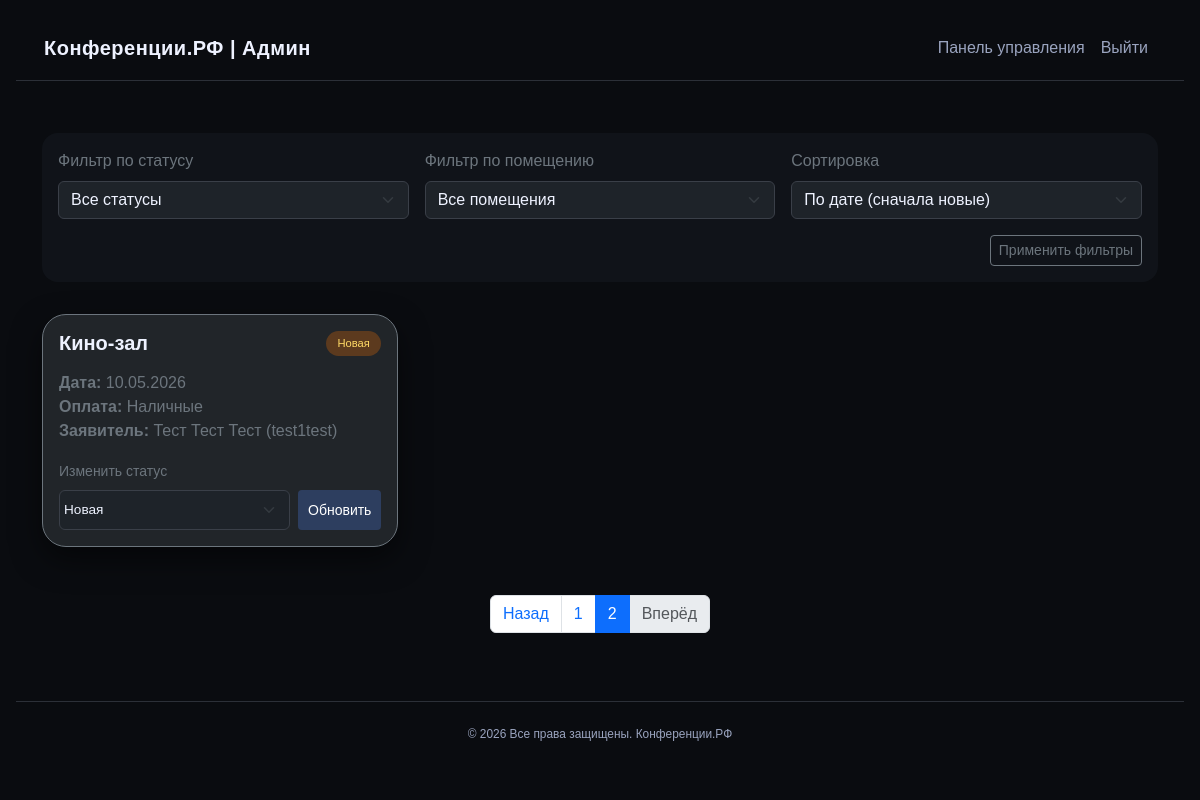
Screenshot of /admin.php?page=2 (signed in) with the database file from the repository.
### tables this page shows
CREATE TABLE `orders` (
  `id_order` int(11) NOT NULL,
  `user_id` int(11) NOT NULL,
  `room` varchar(100) NOT NULL,
  `date` date NOT NULL,
  `payment_type` varchar(50) NOT NULL,
  `status_id` int(11) NOT NULL DEFAULT 1
);

CREATE TABLE `status` (
  `id` int(11) NOT NULL,
  `name` varchar(50) NOT NULL
);

CREATE TABLE `users` (
  `user_id` int(11) NOT NULL,
  `login` varchar(50) NOT NULL,
  `password` varchar(255) NOT NULL,
  `full_name` varchar(100) NOT NULL,
  `phone` varchar(20) NOT NULL,
  `email` varchar(100) NOT NULL,
  `role_id` int(11) NOT NULL DEFAULT 1
);

### admin.php (the view, shortened to what this page needs)
<?php
require_once 'db.php';
$status_filter = isset($_GET['status']) ? $_GET['status'] : 'all';
$room_filter = isset($_GET['room']) ? $_GET['room'] : 'all';
$sort = isset($_GET['sort']) ? $_GET['sort'] : 'date_desc';
$page = isset($_GET['page']) ? (int) $_GET['page'] : 1;
$per_page = 6;
$offset = ($page - 1) * $per_page;
$where = [];
$where_sql = !empty($where) ? 'WHERE ' . implode(' AND ', $where) : '';
switch ($sort) {
	default:
		$order_sql = "ORDER BY o.date DESC";
}
$count_result = mysqli_query($link, "SELECT COUNT(*) as cnt FROM orders o $where_sql");
$total_rows = mysqli_fetch_assoc($count_result)['cnt'];
$total_pages = ceil($total_rows / $per_page);
$query = "SELECT o.*, s.name as status_name, u.full_name, u.login as user_login
          FROM orders o
          LEFT JOIN status s ON o.status_id = s.id
          LEFT JOIN users u ON o.user_id = u.user_id
          $where_sql
          $order_sql
          LIMIT $offset, $per_page";
$result = mysqli_query($link, $query);
?>
<!DOCTYPE html>
<html lang="ru">
<head>
	<link href="https://cdn.jsdelivr.net/npm/bootstrap@5.3.0/dist/css/bootstrap.min.css" rel="stylesheet">
	<link rel="stylesheet" href="style.css">
</head>
<body>
	<header class="navbar navbar-expand-md">
		<div class="container">
			<a class="navbar-brand text-light fw-bold" href="#">Конференции.РФ | Админ</a>
			<div class="collapse navbar-collapse" id="adminNavbar">
				<ul class="navbar-nav ms-auto">
					<li class="nav-item"><a class="nav-link active" href="admin.php">Панель управления</a></li>
					<li class="nav-item"><a class="nav-link" href="logout.php">Выйти</a></li>
				</ul>
			</div>
		</div>
	</header>
	<main class="container">
		<div class="filter-bar">
			<form method="GET" action="admin.php" id="filterForm">
				<div class="row g-3 align-items-end">
					<div class="col-md-4">
						<label for="statusFilter" class="form-label text-secondary">Фильтр по статусу</label>
						<select class="form-select" id="statusFilter" name="status" onchange="this.form.submit()">
							<option value="all" <?= $status_filter == 'all' ? 'selected' : '' ?>>Все статусы</option>
						</select>
					</div>
					<div class="col-md-4">
						<label for="roomFilter" class="form-label text-secondary">Фильтр по помещению</label>
						<select class="form-select" id="roomFilter" name="room" onchange="this.form.submit()">
							<option value="all" <?= $room_filter == 'all' ? 'selected' : '' ?>>Все помещения</option>
						</select>
					</div>
					<div class="col-md-4">
						<label for="sortOrder" class="form-label text-secondary">Сортировка</label>
						<select class="form-select" id="sortOrder" name="sort" onchange="this.form.submit()">
							<option value="date_desc" <?= $sort == 'date_desc' ? 'selected' : '' ?>>По дате (сначала новые)</option>
						</select>
					</div>
				</div>
				<div class="mt-3 text-end">
					<button type="submit" class="btn btn-outline-secondary btn-sm">Применить фильтры</button>
				</div>
			</form>
		</div>
		<div class="row g-4">
			<?php if (mysqli_num_rows($result) > 0): ?>
				<?php while ($row = mysqli_fetch_assoc($result)):
					$status_class = '';
					if ($row['status_id'] == 1)
						$status_class = 'status-new';
					elseif ($row['status_id'] == 2)
						$status_class = 'status-assigned';
					else
						$status_class = 'status-completed';
					$status_text = htmlspecialchars($row['status_name']);
					$room = htmlspecialchars($row['room']);
					$date = date('d.m.Y', strtotime($row['date']));
					$payment = htmlspecialchars($row['payment_type']);
					$applicant = htmlspecialchars($row['full_name'] . ' (' . $row['user_login'] . ')');
					?>
					<div class="col-md-6 col-lg-4">
						<div class="card admin-card bg-dark text-light border-secondary h-100">
							<div class="card-body">
								<div class="d-flex justify-content-between align-items-start">
									<h5 class="card-title">
										<?= $room ?>
									</h5>
									<span class="status-badge <?= $status_class ?>">
										<?= $status_text ?>
									</span>
								</div>
								<p class="card-text text-secondary mt-2">
									<strong>Дата:</strong>
									<?= $date ?><br>
									<strong>Оплата:</strong>
									<?= $payment ?><br>
									<strong>Заявитель:</strong>
									<?= $applicant ?>
								</p>
								<div class="mt-3">
									<label class="form-label text-secondary small">Изменить статус</label>
									<form method="POST" action="admin.php" class="d-flex gap-2">
										<select class="form-select status-select" name="new_status">
											<option value="1" <?= $row['status_id'] == 1 ? 'selected' : '' ?>>Новая</option>
										</select>
										<button type="submit" name="update_status" class="btn btn-sm btn-primary">Обновить</button>
									</form>
								</div>
							</div>
						</div>
					</div>
				<?php endwhile; ?>
			<?php else: ?>
				<p class="text-secondary">Нет заявок, соответствующих критериям.</p>
			<?php endif; ?>
		</div>
		<?php if ($total_pages > 1): ?>
			<nav aria-label="Навигация по страницам" class="mt-5">
				<ul class="pagination justify-content-center">
					<?php if ($page > 1): ?>
						<li class="page-item"><a class="page-link"
								href="?<?= http_build_query(array_merge($_GET, ['page' => $page - 1])) ?>">Назад</a></li>
					<?php else: ?>
						<li class="page-item disabled"><span class="page-link">Назад</span></li>
					<?php endif; ?>
					<?php for ($i = 1; $i <= $total_pages; $i++): ?>
						<li class="page-item <?= $i == $page ? 'active' : '' ?>">
							<a class="page-link" href="?<?= http_build_query(array_merge($_GET, ['page' => $i])) ?>">
								<?= $i ?>
							</a>
						</li>
					<?php endfor; ?>
					<?php if ($page < $total_pages): ?>
						<li class="page-item"><a class="page-link"
								href="?<?= http_build_query(array_merge($_GET, ['page' => $page + 1])) ?>">Вперёд</a></li>
					<?php else: ?>
						<li class="page-item disabled"><span class="page-link">Вперёд</span></li>
					<?php endif; ?>
				</ul>
			</nav>
		<?php endif; ?>
	</main>
	<footer class="footer">
		<div class="container">
			<p class="text-center small">&copy; 2026 Все права защищены. Конференции.РФ</p>
		</div>
	</footer>
</body>
</html>

### style.css (style rules this page uses)
:root { --bg-body: #0a0c10; --card-bg: rgba(18, 22, 28, 0.95); --border-color: #2c3038; --input-bg: #1e2329; --input-border: #3a3f48; --input-placeholder: #3a3f48; --input-focus-bg: #252b33; --input-focus-border: #6c7a91; --text-light: #eef2ff; --text-secondary: #9aa4bf; --primary: #2d3e5f; --primary-hover: #3a5080; --danger-bg: #441e1e; --danger-border: #7a2e2e; --danger-text: #f5c2c2; --success-bg: #25441e; --success-border: #337a2e; --success-text: #cef5c2; }
body { min-height: 100vh; display: flex; flex-direction: column; align-items: center; justify-content: space-between; gap: 3rem; background: var(--bg-body); padding: 1rem; margin: 0; font-family: sans-serif; }
.navbar { width: 100%; border-bottom: 1px solid var(--border-color); padding: 0.75rem 1rem; }
.navbar-brand { font-weight: 700; color: var(--text-light) !important; letter-spacing: 0.5px; }
.nav-link { color: var(--text-secondary) !important; font-weight: 500; transition: color 0.2s; }
.footer { width: 100%; border-top: 1px solid var(--border-color); padding: 1.5rem 1rem; color: var(--text-secondary); font-size: 0.85rem; }
.card { background: var(--card-bg); border: 1px solid var(--border-color); border-radius: 1.5rem; box-shadow: 0 12px 30px rgba(0, 0, 0, 0.5); width: 100%; max-width: 650px; }
.card-title { color: var(--text-light); font-weight: 600; }
.form-label { color: var(--text-light); font-weight: 500; }
.form-control, .form-select { background-color: var(--input-bg); border-color: var(--input-border); color: var(--text-light); transition: all 0.2s; }
.btn-primary { background: var(--primary); border: none; font-weight: 500; padding: 0.6rem; transition: all 0.2s; }
.status-badge { font-size: 0.7rem; padding: 0.25rem 0.7rem; border-radius: 2rem; display: inline-block; font-weight: 500; }
.status-new { background-color: #5c3a1e; color: #ffd966; }
.filter-bar { background: rgba(18, 22, 28, 0.8); border-radius: 1rem; padding: 1rem; margin-bottom: 2rem; }
.admin-card { transition: transform 0.1s; }
.status-select { font-size: 0.85rem; padding: 0.25rem; }

### rows the page displays
orders: room "Кино-зал", status.name "Новая", date "10.05.2026", payment_type "Наличные", user.login "Тест Тест Тест (test1test)", new_status "Новая"
